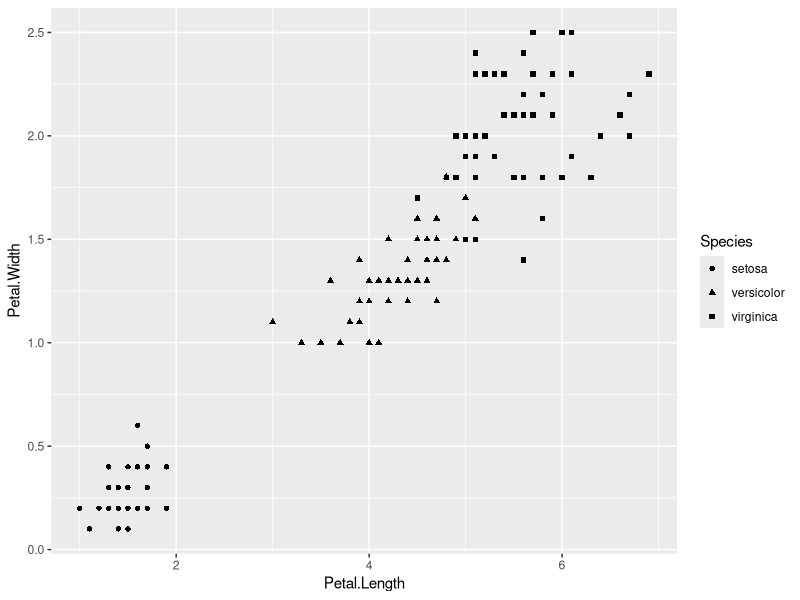

This chart was generated by the following R code: (Note: this script raises an error after producing the figure.)
# Simple Example of KNN model using iris dataset
# K-Nearest Neighbors or KNN algorithm uses the principle that similar things have similar properties.
# A supervised learning algorithm used to classify based on a chosen similarity measure
# similarity measure. One measure is euclidean distance: Euclidean - distance(p,q) = sqrt(sum i=1 to n (qi -pi)^2)
# others include Manhattan, Cosine, Minkowski

# Common practice k is sqrt(training instancese) usually bw 3 and 10

# Normalization: x_new = (x - min(x))/ (max(x) - min(x))

# Steps too execute KNN
# 1. Collect data and explore
# 2. Normalize data
# 3. Create training (~2/3 of sample) and test data sets (~1/3 of sample)
# 4. Train the model
# 5. Evaluate the model. Using a confusion matrix 

### 1. Collect data and explore
# Explore dataset iris
head(iris)
str(iris)
summary(iris)

# Visualize using ggplot2
require(ggplot2)
ggplot(iris, aes(Petal.Length,Petal.Width,pch=Species))+geom_point()

### 2. Normalize data by scaling
# Create normalization function
min_max_normalizer <- function(x) {
num <- x - min(x)
denom <- max(x) - min(x)
return (num/denom)
}

normalized_iris <-as.data.frame(lapply(iris[1:4],min_max_normalizer))
summary(normalized_iris)

### 3. Create training and test data sets using sample()
table(iris$Species)

#set seed for repeatable randomization
set.seed(1234)

# Split data into 67% training adn 33% for testing
random_samples <- sample(2, nrow(iris), replace=TRUE, prob=c(.67,.33)) # Create an index to identify random sampling between 2 groups

### 4. Training data set
iris.training <- iris[random_samples==1,1:4]

# Training label
iris.trainLabels <- iris[random_samples==1,5]

# Testing data set
iris.testing <-iris[random_samples==2,1:4]

# Testing label
iris.testingLabel <- iris[random_samples==2,5]

# Training the model
# Use the class library to call KNN function takes input of train, test, class (vector containing labels aka factor vector), k
require(class)

#execute knn for k3
iris_model <- knn(train = iris.training, test = iris.testing, cl=iris.trainLabels,k=3)

# summary of the model learnt
iris_model

### 5. Evaluating the model
# Prepare confusion matrix using the gmodels library and teh CrossTable() function
require(gmodels)

# Prepare cross table
CrossTable(x = iris.testLabels, y = iris_model, prop.chisq=F)

# First row in cell of table generated tells you how many instances model evaluated correctly
